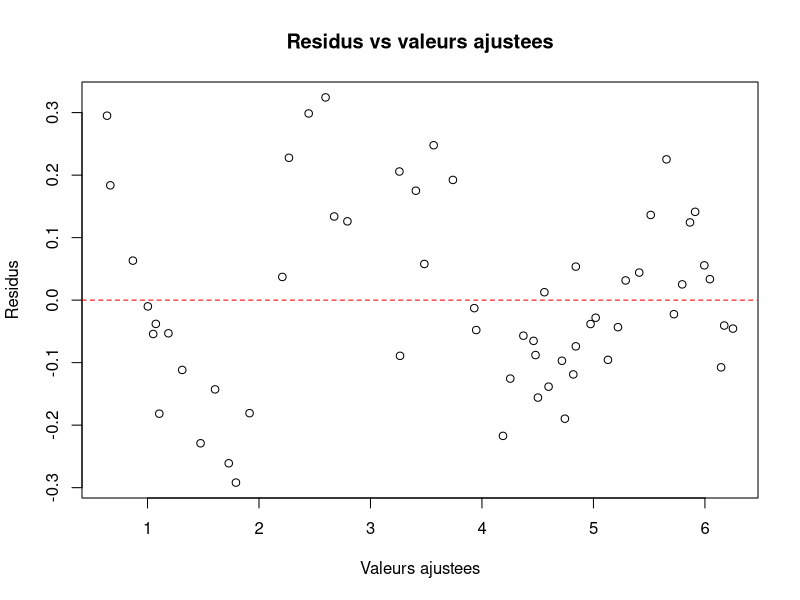

Write R code to recreate this figure.
# Analyse econometrique des importations
#
# Relation entre les importations (M), le PIB, l'indice des prix a la
# consommation (IPC) et une variable de tendance, sur la periode 1960-2017.
#
# Execution : Rscript analyse_importations.R

packages <- c("lmtest", "car", "tseries")
for (p in packages) {
  if (!requireNamespace(p, quietly = TRUE)) install.packages(p, repos = "https://cloud.r-project.org")
}
library(lmtest)  # Breusch-Pagan, Durbin-Watson
library(car)     # VIF (multicolinearite)
library(tseries) # Jarque-Bera (normalite)

# ---- 1. Donnees ----
df <- read.csv("donnees_importations.csv")
df$trend <- df$annee - min(df$annee) + 1

# Transformation logarithmique (stabilise la variance, interpretation en elasticites)
df$log_M   <- log(df$importations_M)
df$log_PIB <- log(df$pib)
df$log_IPC <- log(df$ipc)

cat("Apercu des donnees :\n")
print(head(df))

# ---- 2. Estimation du modele ----
# log(M) = b0 + b1*log(PIB) + b2*log(IPC) + b3*trend + e
modele <- lm(log_M ~ log_PIB + log_IPC + trend, data = df)

cat("\n==== Resultats de la regression ====\n")
print(summary(modele))

# ---- 3. Tests de diagnostic ----
cat("\n==== Multicolinearite (VIF) ====\n")
print(vif(modele))
cat("Regle usuelle : VIF > 10 signale une colinearite problematique.\n")

cat("\n==== Heteroscedasticite (test de Breusch-Pagan) ====\n")
print(bptest(modele))
cat("H0 : homoscedasticite. p-value < 0.05 -> heteroscedasticite presente.\n")

cat("\n==== Autocorrelation (test de Durbin-Watson) ====\n")
print(dwtest(modele))
cat("Statistique proche de 2 -> pas d'autocorrelation des residus.\n")

cat("\n==== Normalite des residus (test de Jarque-Bera) ====\n")
print(jarque.bera.test(residuals(modele)))
cat("H0 : residus normaux. p-value < 0.05 -> rejet de la normalite.\n")

# ---- 4. Graphique ----
png("residus_vs_ajustees.png", width = 800, height = 600)
plot(fitted(modele), residuals(modele),
     xlab = "Valeurs ajustees", ylab = "Residus",
     main = "Residus vs valeurs ajustees")
abline(h = 0, col = "red", lty = 2)
dev.off()

cat("\nGraphique enregistre : residus_vs_ajustees.png\n")
